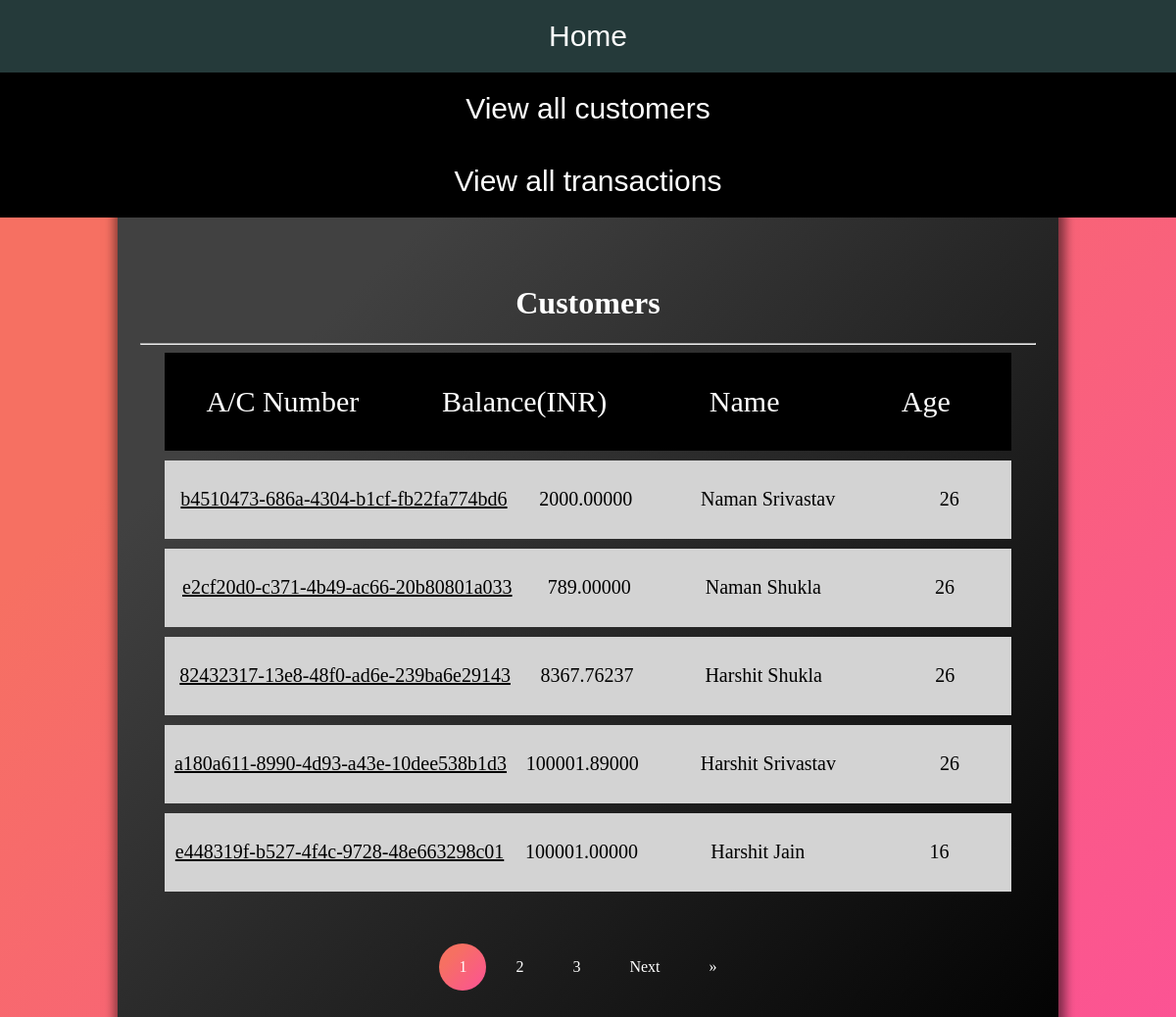
Screenshot of /customer/ with the database file from the repository.
### customer/models.py (models this page shows)
class Customer(models.Model):
	date_created = models.DateTimeField(auto_now_add = True)
	date_of_birth = models.DateField(validators = [validate_date_of_birth])
	email = models.EmailField()
	mobile_number = models.CharField(max_length = 10)
	name = models.CharField(max_length = 100)
	balance = models.DecimalField(default = 0,decimal_places = 5, max_digits = 30)
	account_number = models.UUIDField(default = uuid.uuid4,primary_key = True, editable = False)
	def calc_age(self):
		current = datetime.date.today()
		year_gap = current.year - self.date_of_birth.year
		if current.month < self.date_of_birth.month or (current.month == self.date_of_birth.month and current.day < self.date_of_birth.day):
		    year_gap -= 1
		return  year_gap

### customer/views.py (the view)
# urls.py: path('',CustomerListView.as_view(),name = 'customer-home'),
class CustomerListView(ListView):
	model = Customer
	template_name = 'customer/home.html'
	context_object_name = 'customer_list'
	ordering = ['-date_created','name']
	paginate_by = 5

### customer/templates/customer/home.html (shortened to what this page needs)
{% extends "customer/base.html" %}
{% load static %}
{% block link %}
	   <link rel = "stylesheet" type = "text/css" href = "{% static 'customer/home.css' %}">
{% endblock link %}
{% block content %}
  {% block heading %}
         <div class = "top-heading"><h1> Customers </h1></div>
        <hr>
  {% endblock heading %}
{% block transac %}
<section class = "data-container">
     	<div class = "item heading">
     		<div class = "sub"> A/C Number </div>
     		<div class="sub"> Balance(INR) </div>
     	 </div>
    	<div class = "item heading">
    	  <div class = "sub"> Name </div>
    	  <div class="sub"> Age </div>
    	</div>
   {% for customer in customer_list %}
   		<div class="item">
        {% block transfer %}
   			<div class = "sub"><a href = "{% url 'customer-detail' customer.account_number %}"> {{customer.account_number}} </a></div>
        {% endblock transfer %}
   			<div class="sub"> {{customer.balance}} </div>
   		</div>
   		<div class="item">
   			<div class = "sub"> {{customer.name}} </div>
   			<div class="sub"> {{customer.calc_age}} </div>
   		</div>
   {% endfor %}
</section>
{% endblock transac %}
<div class = "button-container">
{% if is_paginated %}
    {% for num in page_obj.paginator.page_range %}
      {% if page_obj.number == num %}
        <a href = "?page={{num}}" class = "current"> {{num}} </a>
      {% elif page_obj.number|add:'-3' < num and num < page_obj.number|add:'3' %}
        <a href = "?page={{num}}" class = "numbered-link"> {{num}} </a>
      {% endif %}
     {% endfor %}
  {% if page_obj.has_next %}
    <a href = "?page={{page_obj.next_page_number}}"> Next </a>
    <a href = "?page={{page_obj.paginator.num_pages}}"> &raquo; </a>
  {% endif %}
 {% endif %}
</div>
{% endblock content %}

### customer/templates/customer/base.html (shortened to what this page needs)
{% load static %}
<!DOCTYPE html>
<html>
<head>
	<link rel = "stylesheet" type = "text/css" href = "{% static 'customer/main.css' %}">
	{% block link %} {% endblock link %}
</head>
<body>
<nav>
<ul>
	<li> <a href = "{% url 'home' %}"> Home </a></li>
	<li> <a href = "{% url 'customer-home' %}"> View all customers </a></li>
	<li><a href = "{% url 'transaction-home' %}"> View all transactions </a></li>
</ul>
</nav>
<div class = "container">
  <div class="parent">
	{% block content %}
	{% endblock content %}
  </div>
</div>
</body>
</html>

### customer/static/customer/main.css (style rules this page uses)
html,body { height: 100%; width: 100%; margin: 0; padding: 0; }
body { min-height: 100%; }
.parent { width: 80%; margin: auto; padding-top: 100px; padding-bottom: 50px; min-height: 100%; background-color: #fff; box-shadow: 2px 2px 10px 5px rgba(0,0,0,0.5); }
nav ul { list-style-type: none; margin: 0; padding: 0; overflow: hidden; background-color: black; position: fixed; top: 0; left: 0; width: 100%; z-index: 3 ; }
nav ul li { float: left; width: 25%; text-align: center; }
nav ul li a { text-decoration: none; display: block; color: white; font-family: 'Raleway', sans-serif; font-size: 30px; padding: 20px; overflow: hidden; }
.container { width: 100%; min-height: 100%; margin: 0; padding: 0; background: linear-gradient(315deg, #fc5296 0%, #f67062 74%); }
@media (max-width: 1305px) { nav ul li { float: none; width: 100%; } }
@media (max-width: 1305px) { .parent { padding-top: 270px; } }

### customer/static/customer/home.css (style rules this page uses)
hr { width: 95%; }
.top-heading { margin: auto; text-align: center; color: #fff; }
.data-container { display: grid; width: 90%; margin: auto; grid-template-columns: 4fr 3fr; grid-template-rows: 100px; grid-auto-rows: minmax(80px,auto); grid-row-gap: 10px; overflow: auto; }
.item { display: flex; flex-wrap: wrap; align-items: center; justify-content: space-around; align-content: space-around; font-size: 20px; background-color: #d3d3d3; }
.sub { display: flex; align-items: center; justify-content: center; }
.heading { background: #000; color: white; font-size: 30px; }
.parent { background-color: #000000; background-image: linear-gradient(315deg, #000000 0%, #414141 74%); }
div a { color: black; }
.button-container { margin: 50px auto; text-align: center; width: 90%; }
.button-container a { display: inline-block; background-color: inherit; padding: 15px 20px; margin: 3px; color: #fff; text-decoration: none; border-radius: 100%; position: relative; z-index: 1; }
.button-container a:after { content: ""; position: absolute; top: 0; left: 0; bottom: 0; right: 0; background: linear-gradient(315deg, #fc5296 0%, #f67062 74%); border-radius: 100%; opacity: 0; transition: opacity 1.4s; z-index: -1; }
.button-container .current { background: linear-gradient(315deg, #fc5296 0%, #f67062 74%); }

### rows the page displays
Customer: account_number "b4510473-686a-4304-b1cf-fb22fa774bd6", balance "2000.00000", name "Naman Srivastav", calc_age "26"
Customer: account_number "e2cf20d0-c371-4b49-ac66-20b80801a033", balance "789.00000", name "Naman Shukla", calc_age "26"
Customer: account_number "82432317-13e8-48f0-ad6e-239ba6e29143", balance "8367.76237", name "Harshit Shukla", calc_age "26"
Customer: account_number "a180a611-8990-4d93-a43e-10dee538b1d3", balance "100001.89000", name "Harshit Srivastav", calc_age "26"
Customer: account_number "e448319f-b527-4f4c-9728-48e663298c01", balance "100001.00000", name "Harshit Jain", calc_age "16"

### other values shown
{{ num }} "1"
{{ num }} "2" "3"
